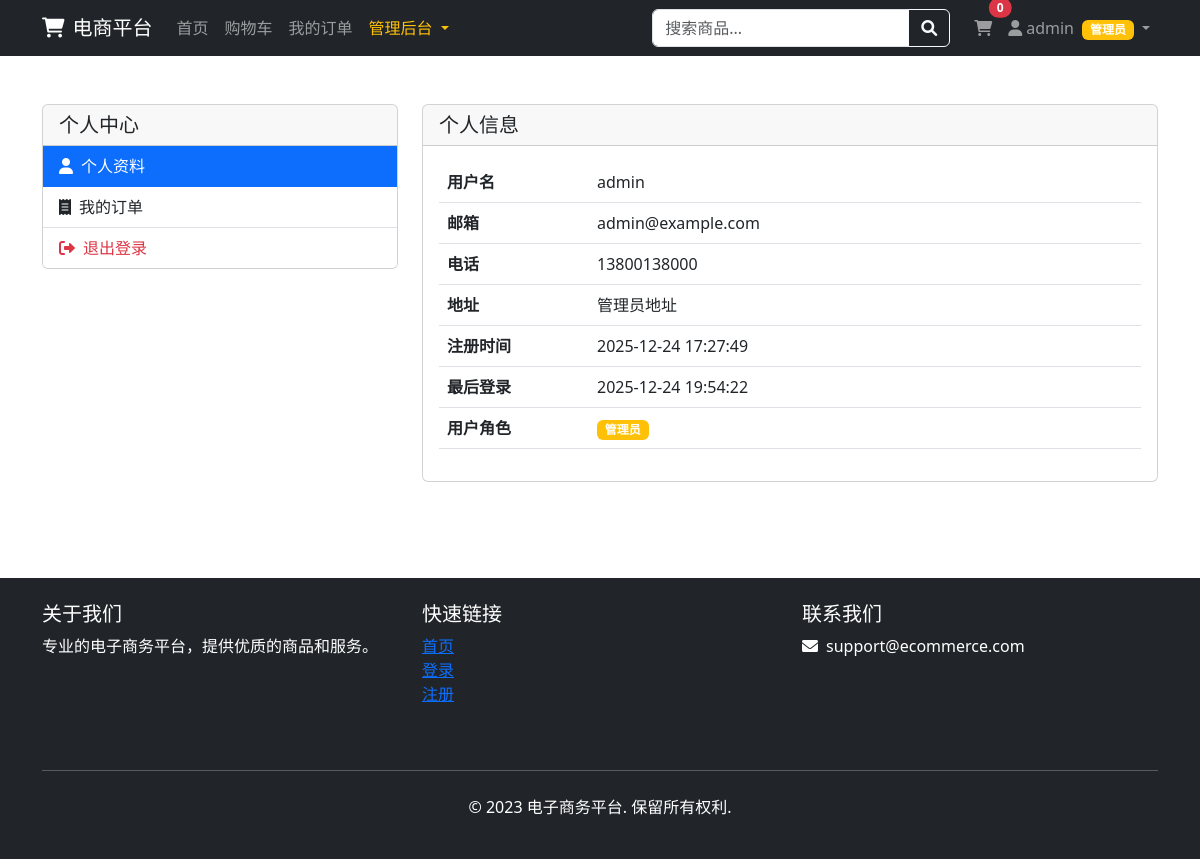
Before: /auth/profile (signed in) with the older database file.
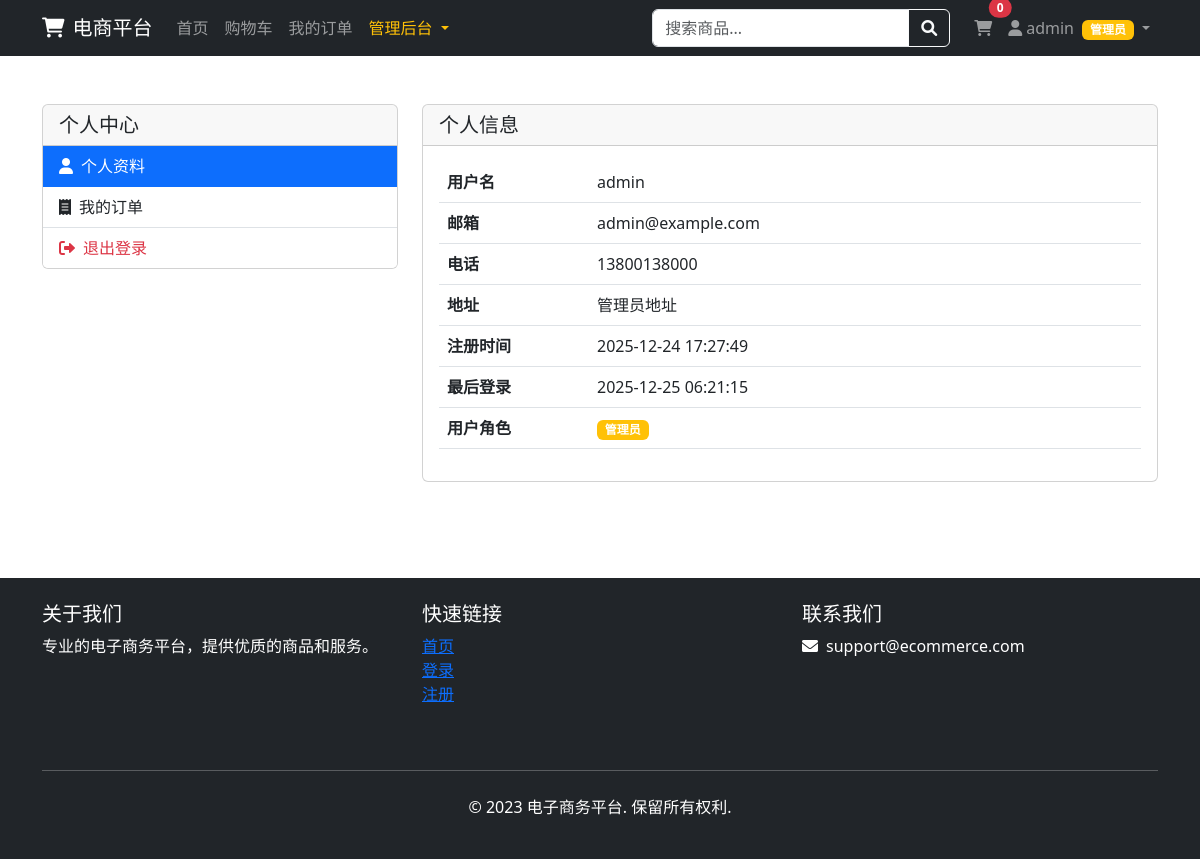
After: the same page with the newer database file.
### app/models.py (models this page shows, shortened)
class User(UserMixin, db.Model):
    __tablename__ = 'users'
    id = db.Column(db.Integer, primary_key=True)
    username = db.Column(db.String(64), unique=True, nullable=False, index=True)
    email = db.Column(db.String(120), unique=True, nullable=False, index=True)
    password_hash = db.Column(db.String(256), nullable=False)
    is_admin = db.Column(db.Boolean, default=False)
    is_active = db.Column(db.Boolean, default=True)
    created_at = db.Column(db.DateTime, default=datetime.utcnow)
    last_login = db.Column(db.DateTime)
    phone = db.Column(db.String(20))
    address = db.Column(db.Text)
    avatar = db.Column(db.String(200), default='default_avatar.png')
    carts = db.relationship('Cart', backref='user', lazy='dynamic')
    orders = db.relationship('Order', backref='user', lazy='dynamic')
    reviews = db.relationship('Review', backref='user', lazy='dynamic')
    logs = db.relationship('UserLog', backref='user', lazy='dynamic')

### app/auth/routes.py (the view)
@auth.route('/profile')
@login_required
def profile():
    return render_template('profile.html')

### app/context_processors.py (called while the page is built)
def inject_now():
    return {'now': datetime.utcnow()}

def inject_categories():
    try:
        categories = Category.query.order_by(Category.name).all()
        return {'categories': categories}
    except:
        return {'categories': []}

def inject_cart_info():
    from flask_login import current_user
    cart_items_count = 0
    cart_total_amount = 0
    if current_user.is_authenticated:
        try:
            cart = Cart.query.filter_by(user_id=current_user.id).first()
            if cart:
                cart_items_count = cart.total_quantity
                cart_total_amount = float(cart.total_price)
        except:
            pass
    return {
        'cart_items_count': cart_items_count,
        'cart_total_amount': cart_total_amount
    }

### app/models.py (called while the page is built)
@login_manager.user_loader
def load_user(user_id):
    return User.query.get(int(user_id))

    @property
    def total_price(self):
        return sum(item.subtotal for item in self.items)

    @property
    def total_quantity(self):
        return sum(item.quantity for item in self.items)

### app/templates/profile.html (shortened to what this page needs)
{% extends "base.html" %}
{% block content %}
<div class="container py-5">
    <div class="row">
        <div class="col-md-4">
            <div class="card">
                <div class="card-header">
                    <h5 class="mb-0">个人中心</h5>
                </div>
                <div class="list-group list-group-flush">
                    <a href="{{ url_for('auth.profile') }}" class="list-group-item list-group-item-action active">
                        <i class="fas fa-user me-2"></i>个人资料
                    </a>
                    <a href="{{ url_for('order.order_list') }}" class="list-group-item list-group-item-action">
                        <i class="fas fa-receipt me-2"></i>我的订单
                    </a>
                    <a href="{{ url_for('auth.logout') }}" class="list-group-item list-group-item-action text-danger">
                        <i class="fas fa-sign-out-alt me-2"></i>退出登录
                    </a>
                </div>
            </div>
        </div>
        <div class="col-md-8">
            <div class="card">
                <div class="card-header">
                    <h5 class="mb-0">个人信息</h5>
                </div>
                <div class="card-body">
                    <table class="table">
                        <tr>
                            <th style="width: 150px;">用户名</th>
                            <td>{{ current_user.username }}</td>
                        </tr>
                        <tr>
                            <th>邮箱</th>
                            <td>{{ current_user.email }}</td>
                        </tr>
                        <tr>
                            <th>电话</th>
                            <td>{{ current_user.phone or '未设置' }}</td>
                        </tr>
                        <tr>
                            <th>地址</th>
                            <td>{{ current_user.address or '未设置' }}</td>
                        </tr>
                        <tr>
                            <th>注册时间</th>
                            <td>{{ current_user.created_at.strftime('%Y-%m-%d %H:%M:%S') }}</td>
                        </tr>
                        <tr>
                            <th>最后登录</th>
                            <td>
                                {% if current_user.last_login %}
                                    {{ current_user.last_login.strftime('%Y-%m-%d %H:%M:%S') }}
                                {% else %}
                                    从未登录
                                {% endif %}
                            </td>
                        </tr>
                        <tr>
                            <th>用户角色</th>
                            <td>
                                {% if current_user.is_admin %}
                                    <span class="badge bg-warning">管理员</span>
                                {% else %}
                                    <span class="badge bg-secondary">普通用户</span>
                                {% endif %}
                            </td>
                        </tr>
                    </table>
                </div>
            </div>
        </div>
    </div>
</div>
{% endblock %}

### app/templates/base.html (shortened to what the changed rows need)
<!DOCTYPE html>
<html lang="zh-CN">
<head>
    <link href="https://cdn.jsdelivr.net/npm/bootstrap@5.3.0/dist/css/bootstrap.min.css" rel="stylesheet">
    <link href="https://cdnjs.cloudflare.com/ajax/libs/font-awesome/6.0.0/css/all.min.css" rel="stylesheet">
    <link href="{{ url_for('static', filename='css/style.css') }}" rel="stylesheet">
</head>
<body>
    <nav class="navbar navbar-expand-lg navbar-dark bg-dark sticky-top">
        <div class="container">
            <div class="collapse navbar-collapse" id="navbarNav">
                <ul class="navbar-nav">
                    {% if current_user.is_authenticated %}
                    <li class="nav-item dropdown">
                        <a class="nav-link dropdown-toggle" href="#" role="button" data-bs-toggle="dropdown">
                            <i class="fas fa-user me-1"></i>{{ current_user.username }}
                            {% if current_user.is_admin %}
                            <span class="badge bg-warning ms-1">管理员</span>
                            {% endif %}
                        </a>
                    </li>
                    {% endif %}
                </ul>
            </div>
        </div>
    </nav>
    <main>
        {% block content %}{% endblock %}
    </main>
</body>
</html>

Changed rows visible on the page:
changed User "admin": last_login "2025-12-24 19:54:22" → "2025-12-25 06:21:15"
